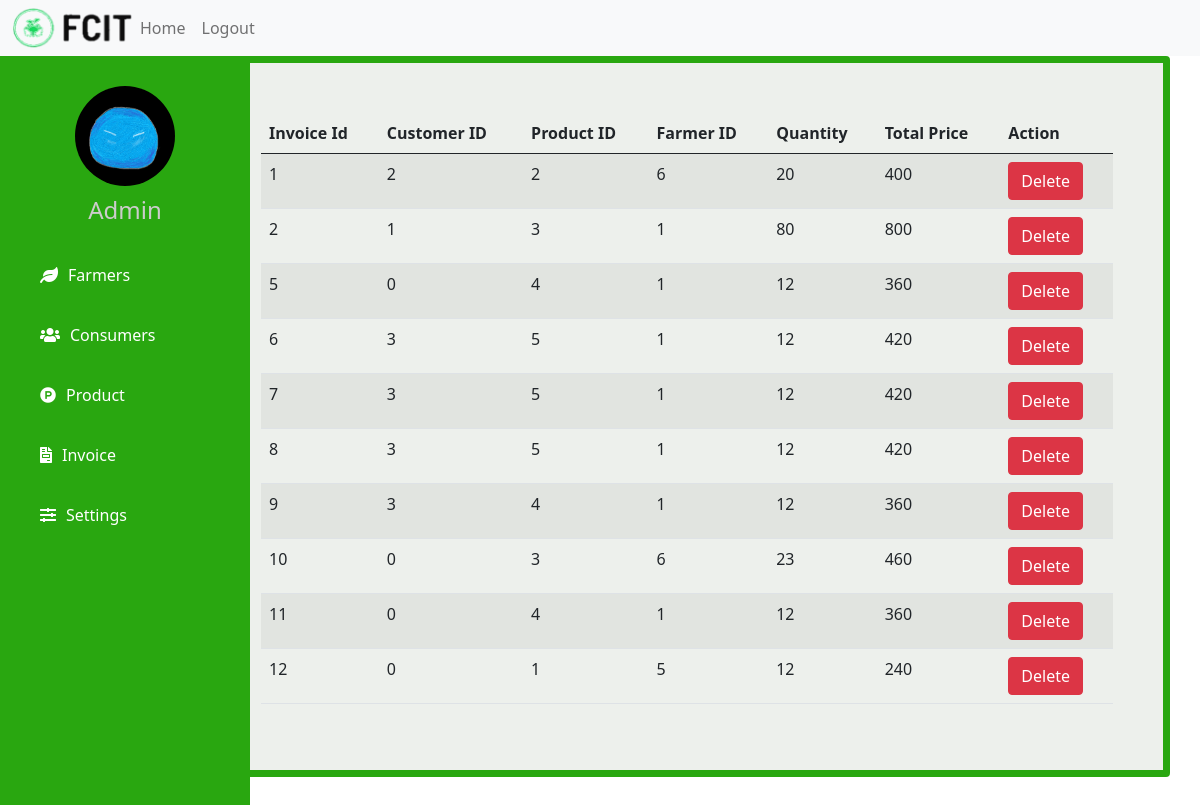
The page /hakV6/hakV6/admin/invoice.php on the database its author committed.
### tables this page shows
CREATE TABLE IF NOT EXISTS `invoice` (
  `Inv_ID` int(11) NOT NULL AUTO_INCREMENT,
  `Consumer_ID` int(11) NOT NULL,
  `Product_ID` int(11) NOT NULL,
  `Farmer_ID` int(11) NOT NULL,
  `Quantity` varchar(200) NOT NULL,
  `TotalPrice` varchar(200) NOT NULL,
  PRIMARY KEY (`Inv_ID`),
  KEY `Product_ID` (`Product_ID`)
);

### hakV6/hakV6/admin/invoice.php (the view, shortened to what this page needs)
<!DOCTYPE html>
<html lang="en">
<head>
    <link href="https://cdn.jsdelivr.net/npm/bootstrap@5.0.0-beta3/dist/css/bootstrap.min.css" rel="stylesheet">
    <link rel="stylesheet" href="css/style.css">
    <link rel="stylesheet" href="https://cdnjs.cloudflare.com/ajax/libs/font-awesome/5.12.1/css/all.min.css">
</head>
<body>
      <?php require_once 'process5.php';?>
        <?php
          $mysqli = new mysqli('localhost','root','','hackathon') or die(mysqli_error($mysqli));
          $result = $mysqli->query("select * from invoice") or die($mysqli->error);
        ?>
        <nav class="navbar navbar-expand-lg navbar-light bg-light" style="background-color: #e3f2fd;">
        <div class="container-fluid">
            <img src="pic/t2.png" style="width:120px;height:40px;" />
            <div class="collapse navbar-collapse" id="navbarNavAltMarkup">
            <div class="navbar-nav ml-auto ">
                <div class="mr-auto"><a class="nav-link" href="dash.php">Home</a></div>
                <div class="ml-auto"><a class="nav-link" href="logout.php">Logout</a></div>
            </div>
            </div>
        </div>
        </nav>
    <div class="sidebar">
        <center>
            <img src="pic/acc.png" class="profile_image" alt="">
            <h4>Admin</h4>
        </center>
      <a href="farm.php"><i class="fas fa-leaf"></i><span>Farmers</span></a>
      <a href="user.php"><i class="fas fa-users"></i><span>Consumers</span></a>
      <a href="prod.php"><i class="fab fa-product-hunt"></i><span>Product</span></a>
      <a href="invoice.php"><i class="fas fa-file-invoice"></i><span>Invoice</span></a>
      <a href="set.php"><i class="fas fa-sliders-h"></i><span>Settings</span></a>
    </div>
  <div class="container" >
    <table class="table table-striped">
    <thead>
    <tr>
    <tr>
          <th scope="col">Invoice Id</th>
          <th scope="col">Customer ID</th>
          <th scopr="col">Product ID</th>
          <th scope="col">Farmer ID</th>
          <th scope="col">Quantity</th>
          <th scope="col">Total Price</th>
          <th colspan="3">Action</th>
        </tr>
    </tr>
  </thead>
  <tbody>
  <?php
          while ($row= $result->fetch_assoc()): ?>
        <tr>
          <td><?php echo $row['Inv_ID'] ?></td>
          <td><?php echo $row['Consumer_ID'] ?></td>
          <td><?php echo $row['Product_ID'] ?></td>
          <td><?php echo $row['Farmer_ID'] ?></td>
          <td><?php echo $row['Quantity'] ?></td>
          <td><?php echo $row['TotalPrice'] ?></td>
          <td>
                 <a href="invoice.php?delete=<?php echo $row['Product_ID']; ?>"
                  class="btn btn-danger">Delete</a>
          </td>
        </tr>
          <?php endwhile; ?>
  </tbody>
  </table>
  </div>
</body>
</html>

### hakV6/hakV6/admin/css/style.css (style rules this page uses)
body { width: 100%; overflow: hidden; }
.sidebar { background: #29a710; margin-top: 0px; padding-top: 30px; position: fixed; left: 0; width: 250px; height: 100%; transition: 0.5s; transition-property: left; }
.sidebar .profile_image { width: 100px; height: 100px; border-radius: 100px; margin-bottom: 10px; }
.sidebar h4 { color: #ccc; margin-top: 0; margin-bottom: 20px; }
.sidebar a { color: #fff; display: block; width: 100%; line-height: 60px; text-decoration: none; padding-left: 40px; box-sizing: border-box; transition: 0.5s; transition-property: background; }
.sidebar i { padding-right: 10px; }
a.nav-link { color:rgba(0,0,0,.55); }
.container { border: 7px solid #29a710; border-radius: 4px; width: auto; padding: 50px; margin: 30px; margin-top: 0%; margin-left: 17%; background-color: rgb(237, 240, 236); }

### rows shown on the page
invoice: Inv_ID "1", Consumer_ID "2", Product_ID "2", Farmer_ID "6", Quantity "20", TotalPrice "400"
invoice: Inv_ID "2", Consumer_ID "1", Product_ID "3", Farmer_ID "1", Quantity "80", TotalPrice "800"
invoice: Inv_ID "5", Consumer_ID "0", Product_ID "4", Farmer_ID "1", Quantity "12", TotalPrice "360"
invoice: Inv_ID "6", Consumer_ID "3", Product_ID "5", Farmer_ID "1", Quantity "12", TotalPrice "420"
invoice: Inv_ID "7", Consumer_ID "3", Product_ID "5", Farmer_ID "1", Quantity "12", TotalPrice "420"
invoice: Inv_ID "8", Consumer_ID "3", Product_ID "5", Farmer_ID "1", Quantity "12", TotalPrice "420"
invoice: Inv_ID "9", Consumer_ID "3", Product_ID "4", Farmer_ID "1", Quantity "12", TotalPrice "360"
invoice: Inv_ID "10", Consumer_ID "0", Product_ID "3", Farmer_ID "6", Quantity "23", TotalPrice "460"
invoice: Inv_ID "11", Consumer_ID "0", Product_ID "4", Farmer_ID "1", Quantity "12", TotalPrice "360"
invoice: Inv_ID "12", Consumer_ID "0", Product_ID "1", Farmer_ID "5", Quantity "12", TotalPrice "240"
